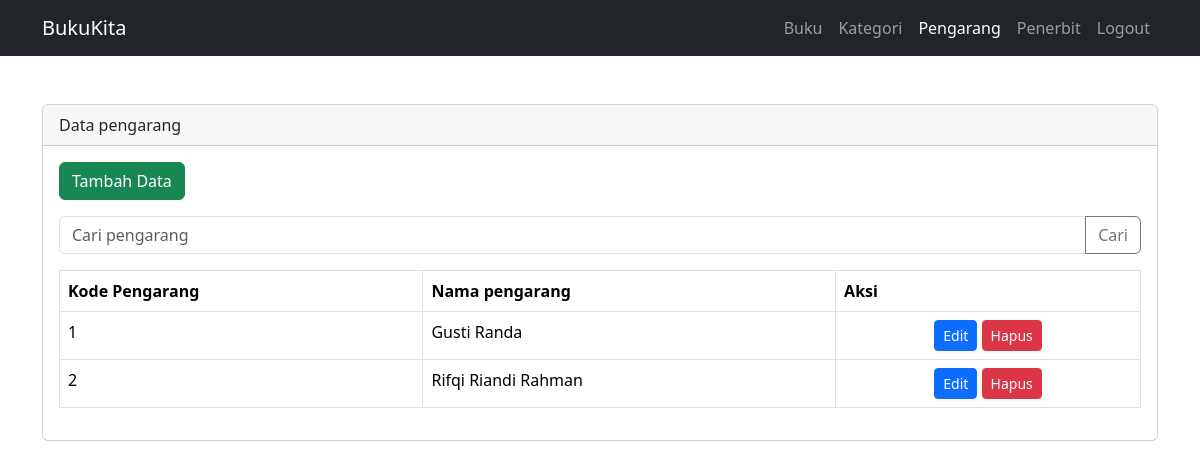
Screenshot of /pengarang/pengarang.php (signed in) with the database file from the repository.
### tables this page shows
CREATE TABLE `pengarang` (
  `kode_pengarang` varchar(10) NOT NULL,
  `nama_pengarang` varchar(30) NOT NULL
);

### pengarang/pengarang.php (the view, shortened to what this page needs)
<?php
include '../koneksi.php';
include '../template/header.php';
$keyword = '';
if (isset($_GET['q'])) {
    $keyword = $_GET['q'];
    $query = mysqli_query($conn, "select * from pengarang where nama_pengarang like '%$keyword%'");
} else {
    $query = mysqli_query($conn, "select * from pengarang");
}
?>
<div class="container mt-5">
    <div class="row">
        <div class="col-md-12">
            <div class="card">
                <div class="card-header">
                    Data pengarang
                </div>
                <div class="card-body">
                    <a href="tambah-pengarang.php" class="btn btn-md btn-success mb-3">Tambah Data</a>
                    <form method="get" class="input-group mb-3">
                        <input name="q" type="text" class="form-control" placeholder="Cari pengarang" value="<?php echo $keyword ?>">
                        <button class="btn btn-outline-secondary" type="submit">Cari</button>
                    </form>
                    <table class="table table-bordered">
                        <thead>
                            <tr>
                                <th scope="col">Kode Pengarang</th>
                                <th scope="col">Nama pengarang</th>
                                <th scope="col">Aksi</th>
                            </tr>
                        </thead>
                        <tbody>
                            <?php
                            while ($row = mysqli_fetch_array($query)) :
                            ?>
                                <tr>
                                    <td><?php echo $row['kode_pengarang'] ?></td>
                                    <td><?php echo $row['nama_pengarang'] ?></td>
                                    <td class="text-center">
                                        <a href="edit-pengarang.php?kode_pengarang=<?php echo $row['kode_pengarang'] ?>" class="btn btn-sm btn-primary">Edit</a>
                                        <a href="hapus-pengarang.php?kode_pengarang=<?php echo $row['kode_pengarang'] ?>" class="btn btn-sm btn-danger">Hapus</a>
                                    </td>
                                </tr>
                            <?php endwhile ?>
                        </tbody>
                    </table>
                </div>
            </div>
        </div>
    </div>
</div>
<?php include '../template/footer.php'; ?>

### rows the page displays
pengarang: kode_pengarang "1", nama_pengarang "Gusti Randa"
pengarang: kode_pengarang "2", nama_pengarang "Rifqi Riandi Rahman"
